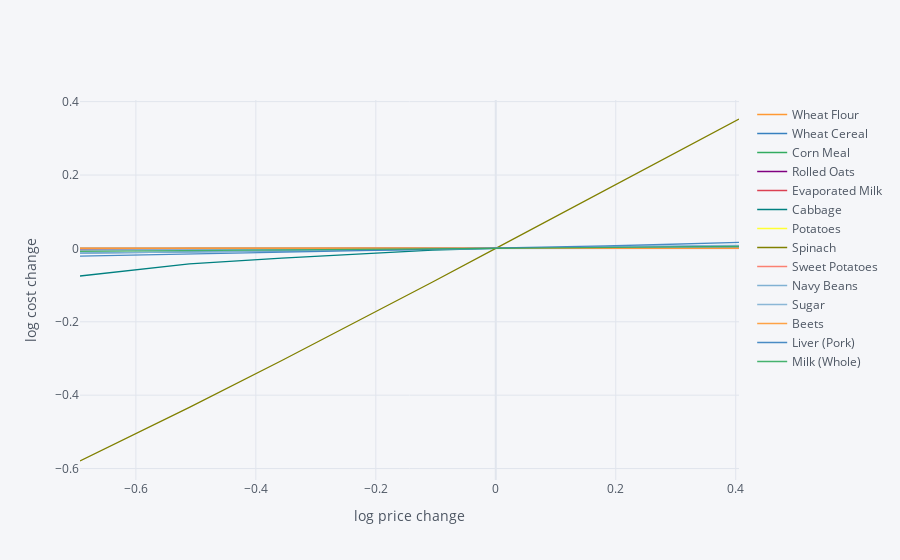

Notebook code for this chart:
### Markdown cell above
As prices change, we should expect the minimum cost diet to also
  change.  The code below creates a graph which changes prices away
  from the \`base&rsquo; case one food at a time, and plots changes in total
  diet cost.

### Code cell
import cufflinks as cf
cf.go_offline()

scale = [.5,.6,.7,.8,.9,1.,1.1,1.2,1.3,1.4,1.5]

cost0 = solve_subsistence_problem(FoodNutrients,Prices,diet_min[group],diet_max[group],tol=tol).fun

Price_response={}
for s in scale:
    cost = {}
    for i,p in enumerate(Prices):
        my_p = Prices.copy()
        my_p[i] = p*s
        result = solve_subsistence_problem(FoodNutrients,my_p,diet_min[group],diet_max[group],tol=tol)
        cost[Prices.index[i]] = np.log(result.fun/cost0)
    Price_response[np.log(s)] = cost

Price_response = pd.DataFrame(Price_response).T
Price_response.iplot(xTitle='log price change',yTitle='log cost change')

### Figure 1 — Plotly figure (JSON) as saved in the notebook; plotly's stock layout.template omitted (floating-point values rounded to 4 significant figures)
{"data": [{"line": {"color": "rgba(255, 153, 51, 1.0)", "dash": "solid", "shape": "linear", "width": 1.3}, "mode": "lines", "name": "Wheat Flour", "text": "", "type": "scatter", "x": [-0.6931, -0.5108, -0.3567, -0.2231, -0.1054, 0, 0.09531, 0.1823, 0.2624, 0.3365, 0.4055], "y": [-0.003485, 9.629e-08, -4.101e-10, 1.408e-09, 2.047e-09, 0, -3.511e-10, -3.345e-10, -4.441e-15, -4.569e-10, -4.206e-10]}, {"line": {"color": "rgba(55, 128, 191, 1.0)", "dash": "solid", "shape": "linear", "width": 1.3}, "mode": "lines", "name": "Wheat Cereal", "text": "", "type": "scatter", "x": [-0.6931, -0.5108, -0.3567, -0.2231, -0.1054, 0, 0.09531, 0.1823, 0.2624, 0.3365, 0.4055], "y": [-0.01277, -0.01003, -0.007295, -0.004711, -0.002353, 0, 0.002027, 0.003461, 0.004892, 0.006322, 0.006925]}, {"line": {"color": "rgba(50, 171, 96, 1.0)", "dash": "solid", "shape": "linear", "width": 1.3}, "mode": "lines", "name": "Corn Meal", "text": "", "type": "scatter", "x": [-0.6931, -0.5108, -0.3567, -0.2231, -0.1054, 0, 0.09531, 0.1823, 0.2624, 0.3365, 0.4055], "y": [6.399e-10, 3.486e-10, 1.663e-10, 4.86e-11, 4.195e-11, 0, 3.007e-10, 1.228e-08, 8.59e-08, 8.809e-08, -4.72e-10]}, {"line": {"color": "rgba(128, 0, 128, 1.0)", "dash": "solid", "shape": "linear", "width": 1.3}, "mode": "lines", "name": "Rolled Oats", "text": "", "type": "scatter", "x": [-0.6931, -0.5108, -0.3567, -0.2231, -0.1054, 0, 0.09531, 0.1823, 0.2624, 0.3365, 0.4055], "y": [5.864e-12, 3.91e-11, 4.294e-11, 7.414e-12, -8.723e-11, 0, 3.036e-10, 3.476e-10, 1.317e-09, 3.923e-09, 2.343e-08]}, {"line": {"color": "rgba(219, 64, 82, 1.0)", "dash": "solid", "shape": "linear", "width": 1.3}, "mode": "lines", "name": "Evaporated Milk", "text": "", "type": "scatter", "x": [-0.6931, -0.5108, -0.3567, -0.2231, -0.1054, 0, 0.09531, 0.1823, 0.2624, 0.3365, 0.4055], "y": [-0.003461, -0.00154, -4.147e-10, 1.554e-09, 2.825e-10, 0, 9.334e-11, 3.365e-10, 1.173e-09, 1.779e-08, 6.951e-08]}, {"line": {"color": "rgba(0, 128, 128, 1.0)", "dash": "solid", "shape": "linear", "width": 1.3}, "mode": "lines", "name": "Cabbage", "text": "", "type": "scatter", "x": [-0.6931, -0.5108, -0.3567, -0.2231, -0.1054, 0, 0.09531, 0.1823, 0.2624, 0.3365, 0.4055], "y": [-0.07518, -0.0419, -0.02662, -0.01529, -0.004914, 0, 0.001375, 0.001375, 0.001375, 0.001375, 0.001375]}, {"line": {"color": "rgba(255, 255, 51, 1.0)", "dash": "solid", "shape": "linear", "width": 1.3}, "mode": "lines", "name": "Potatoes", "text": "", "type": "scatter", "x": [-0.6931, -0.5108, -0.3567, -0.2231, -0.1054, 0, 0.09531, 0.1823, 0.2624, 0.3365, 0.4055], "y": [-4.77e-10, 1.431e-10, -1.618e-10, 4.345e-11, -4.254e-11, 0, 2.545e-09, 5.864e-08, 8.998e-08, -4.772e-10, 2.587e-08]}, {"line": {"color": "rgba(128, 128, 0, 1.0)", "dash": "solid", "shape": "linear", "width": 1.3}, "mode": "lines", "name": "Spinach", "text": "", "type": "scatter", "x": [-0.6931, -0.5108, -0.3567, -0.2231, -0.1054, 0, 0.09531, 0.1823, 0.2624, 0.3365, 0.4055], "y": [-0.5794, -0.4332, -0.3056, -0.1925, -0.0914, 0, 0.08281, 0.1588, 0.2284, 0.2925, 0.3528]}, {"line": {"color": "rgba(251, 128, 114, 1.0)", "dash": "solid", "shape": "linear", "width": 1.3}, "mode": "lines", "name": "Sweet Potatoes", "text": "", "type": "scatter", "x": [-0.6931, -0.5108, -0.3567, -0.2231, -0.1054, 0, 0.09531, 0.1823, 0.2624, 0.3365, 0.4055], "y": [-5.857e-11, 9.105e-12, 3.865e-11, 3.426e-11, -4.172e-11, 0, 3.667e-10, 2.521e-09, 2.897e-08, 9.41e-08, 5.792e-08]}, {"line": {"color": "rgba(128, 177, 211, 1.0)", "dash": "solid", "shape": "linear", "width": 1.3}, "mode": "lines", "name": "Navy Beans", "text": "", "type": "scatter", "x": [-0.6931, -0.5108, -0.3567, -0.2231, -0.1054, 0, 0.09531, 0.1823, 0.2624, 0.3365, 0.4055], "y": [-0.01288, -0.01013, -0.007585, -0.00505, -0.002522, 0, 0.002412, 0.00423, 0.006044, 0.007855, 0.007999]}, {"line": {"color": "rgba(128, 177, 211, 0.8999999999999999)", "dash": "solid", "shape": "linear", "width": 1.3}, "mode": "lines", "name": "Sugar", "text": "", "type": "scatter", "x": [-0.6931, -0.5108, -0.3567, -0.2231, -0.1054, 0, 0.09531, 0.1823, 0.2624, 0.3365, 0.4055], "y": [-0.004277, -0.00342, -0.002564, -0.001709, -0.0008539, 0, 0.0008532, 0.001706, 0.002557, 0.003408, 0.004212]}, {"line": {"color": "rgba(255, 153, 51, 0.8999999999999999)", "dash": "solid", "shape": "linear", "width": 1.3}, "mode": "lines", "name": "Beets", "text": "", "type": "scatter", "x": [-0.6931, -0.5108, -0.3567, -0.2231, -0.1054, 0, 0.09531, 0.1823, 0.2624, 0.3365, 0.4055], "y": [-1.305e-10, -1.243e-10, -9.337e-11, -6.277e-11, 5.811e-12, 0, 5.819e-09, 8.191e-08, -4.749e-10, 1.075e-07, 1.874e-07]}, {"line": {"color": "rgba(55, 128, 191, 0.8999999999999999)", "dash": "solid", "shape": "linear", "width": 1.3}, "mode": "lines", "name": "Liver (Pork)", "text": "", "type": "scatter", "x": [-0.6931, -0.5108, -0.3567, -0.2231, -0.1054, 0, 0.09531, 0.1823, 0.2624, 0.3365, 0.4055], "y": [-0.02114, -0.01566, -0.01038, -0.006757, -0.003373, 0, 0.003361, 0.006711, 0.01005, 0.01338, 0.01669]}, {"line": {"color": "rgba(50, 171, 96, 0.8999999999999999)", "dash": "solid", "shape": "linear", "width": 1.3}, "mode": "lines", "name": "Milk (Whole)", "text": "", "type": "scatter", "x": [-0.6931, -0.5108, -0.3567, -0.2231, -0.1054, 0, 0.09531, 0.1823, 0.2624, 0.3365, 0.4055], "y": [-0.00824, -0.006505, -0.004875, -0.003247, -0.001622, 0, 0.00162, 0.002992, 0.00419, 0.005386, 0.005701]}], "layout": {"legend": {"bgcolor": "#F5F6F9", "font": {"color": "#4D5663"}}, "paper_bgcolor": "#F5F6F9", "plot_bgcolor": "#F5F6F9", "title": {"font": {"color": "#4D5663"}}, "xaxis": {"gridcolor": "#E1E5ED", "showgrid": true, "tickfont": {"color": "#4D5663"}, "title": {"font": {"color": "#4D5663"}, "text": "log price change"}, "zerolinecolor": "#E1E5ED"}, "yaxis": {"gridcolor": "#E1E5ED", "showgrid": true, "tickfont": {"color": "#4D5663"}, "title": {"font": {"color": "#4D5663"}, "text": "log cost change"}, "zerolinecolor": "#E1E5ED"}}}
